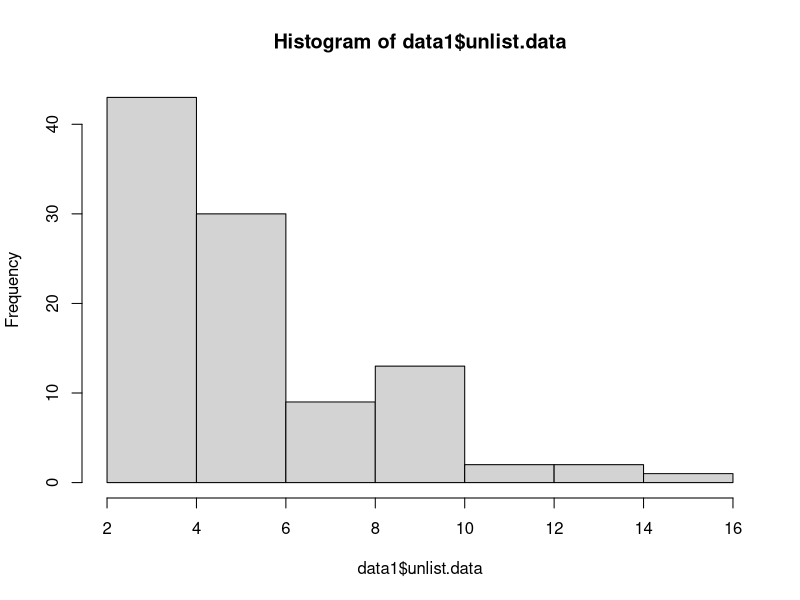
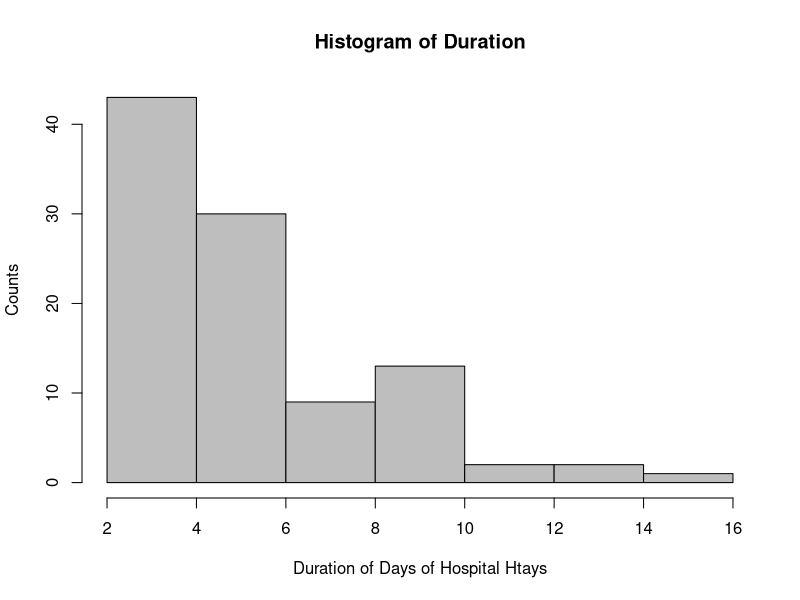
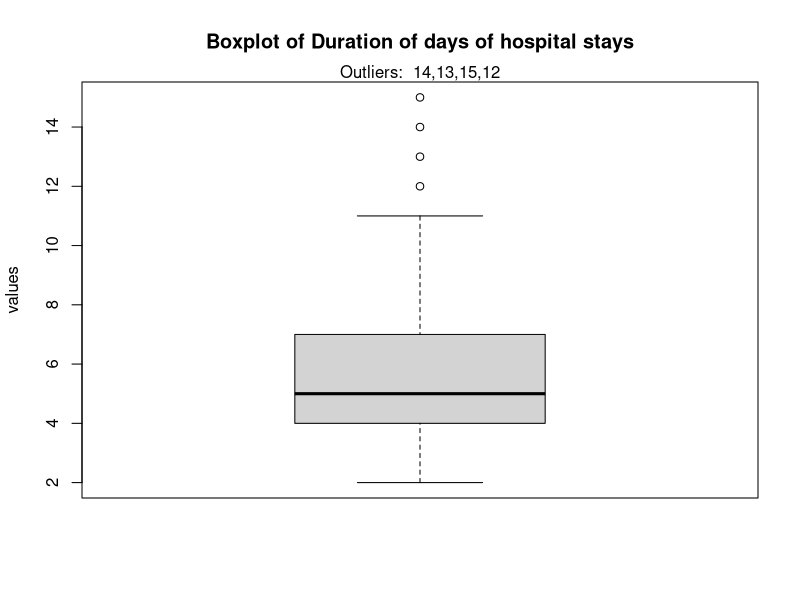

These figures' R source, in order:
# (1. )
# Save the data to a CSV file and read into R for analysis.
setwd("C:/Users/XuWei/OneDrive/BU - Boston University/04 - 2022 Spring Semester/MET CS 555 A2 Data Analysis and Visualization with R/Assignment 1")
data <- read.csv("assignmentData.csv", header = FALSE)

# (2. )
# Make a histogram of the duration of days of hospital stays.
# Ensure the histogram is labelled appropriately.
# Use a width of 1 day. 
# Describe the shape, center and spread of the data.
# Are there any outliers?

# make all the data become in one column
data1 <- data.frame(unlist(data))

plot(hist(data1$unlist.data, w=1), xlab = "Duration of Days of Hospital Htays", ylab = "Counts", main = "Histogram of Duration", col = "grey")

# shape:
# As we can see from out plot, there are more data on the left side rather than the right side.It is Skewed right.

# center:
# Since the graph is skewed right, we will use the median instead the center, which is 5.
m <- median(data1$unlist.data)

# spread:
# as we can see from the plot, we can see most of data are concentrated at a median, which means the data are not too scattered.

# Outliers:
# Yes, there are some outliers.
# Outliers: 14, 13, 15, 12
out <- boxplot.stats(data1$unlist.data.)$out
out_ind <- which (data1$unlist.data. %in% c(out))
out_ind

boxplot(data1$unlist.data., ylab = "values", main = "Boxplot of Duration of days of hospital stays")
mtext(paste("Outliers: ", paste(out, collapse = ",")))


# (3. )
# Find the mean, median, standard deviation, first and third quartiles, 
# minimum and maximum of the durations of hospital stay in the sample.
# Summarize these values in a table that you create in EXCEL or WORD.
# In other words. do *not* simple copy and paste output. create your own table and describe the values.
summary(data1$unlist.data.)
sd(data1$unlist.data.)

# mean: 5.63
# median: 5.00
# standard deviation: 2.74379
# first quartiles: 4.00
# third quartiles: 7.00
# minimum: 2.00
# maximum: 15.00

# - Given the shape of the distribution, what is the best single number summary of the center of the distribution?

# - What is the best single number summary of the spread of the distribution?
# standard deviation: 2.74379, Standard deviation is the best single number summary of spread of the distribution.


#(4. )
# Assume that the literature on his topic suggests that the distribution of days of hospital stay are normally 
# distributed with a mean of 5 and a standard deviation of 3.
# Use R to determine the probabilities below based on the normal distribution:

# (a) What percentage of patients are in the hospital for less than 10 days?
pnorm(10, 5, 3)

# (b) What percentage of patients are in the hospital between 3 and 10 days?
pnorm(10, 5, 3) - pnorm(3, 5, 3)

